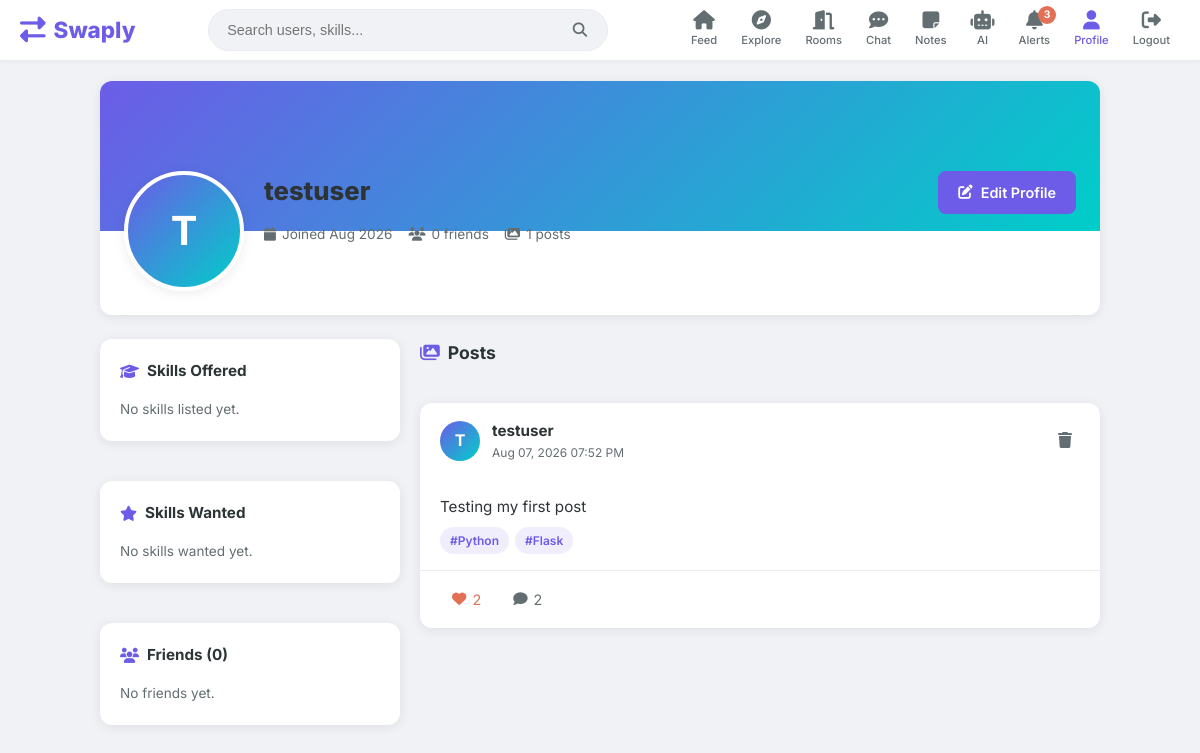
/profile/testuser (signed in), run on the app's committed database.
### models.py (models this page shows, shortened)
class User(UserMixin, db.Model):
    id = db.Column(db.Integer, primary_key=True)
    username = db.Column(db.String(80), unique=True, nullable=False)
    email = db.Column(db.String(120), unique=True, nullable=False)
    password_hash = db.Column(db.String(200), nullable=False)
    bio = db.Column(db.Text, default='')
    location = db.Column(db.String(120), default='')
    skills_offered = db.Column(db.Text, default='')
    skills_wanted = db.Column(db.Text, default='')
    avatar = db.Column(db.String(300), default='')
    created_at = db.Column(db.DateTime, default=datetime.utcnow)
    posts = db.relationship('Post', backref='author', lazy=True, cascade='all, delete-orphan')
    sent_requests = db.relationship('FriendRequest', foreign_keys='FriendRequest.sender_id', backref='sender', lazy=True, cascade='all, delete-orphan')
    received_requests = db.relationship('FriendRequest', foreign_keys='FriendRequest.receiver_id', backref='receiver', lazy=True, cascade='all, delete-orphan')

class Post(db.Model):
    id = db.Column(db.Integer, primary_key=True)
    user_id = db.Column(db.Integer, db.ForeignKey('user.id'), nullable=False)
    caption = db.Column(db.Text, default='')
    skill_tags = db.Column(db.Text, default='')
    image = db.Column(db.String(300), default='')
    created_at = db.Column(db.DateTime, default=datetime.utcnow)
    likes = db.relationship('Like', backref='post', lazy=True, cascade='all, delete-orphan')
    comments = db.relationship('Comment', backref='post', lazy=True, cascade='all, delete-orphan')
    def tag_list(self):
        if not self.skill_tags:
            return []
        return [t.strip() for t in self.skill_tags.split(',') if t.strip()]

### app.py (the view)
@app.route('/profile/<username>')
@login_required
def profile(username):
    user = User.query.filter_by(username=username).first_or_404()
    posts = Post.query.filter_by(user_id=user.id).order_by(Post.created_at.desc()).all()
    friends = friend_list(user.id)
    is_friend = are_friends(current_user.id, user.id)
    pending = has_pending_request(current_user.id, user.id)
    return render_template('profile.html', user=user, posts=posts, friends=friends, is_friend=is_friend, pending=pending)

### app.py (called while the page is built)
@login_manager.user_loader
def load_user(user_id):
    return User.query.get(int(user_id))

def friend_list(user_id):
    f1 = db.session.query(friendships.c.friend_id).filter(friendships.c.user_id == user_id)
    f2 = db.session.query(friendships.c.user_id).filter(friendships.c.friend_id == user_id)
    ids = [r[0] for r in f1.union(f2).all()]
    return User.query.filter(User.id.in_(ids)).all() if ids else []

def are_friends(u1, u2):
    if u1 == u2:
        return False
    return db.session.query(friendships).filter(
        ((friendships.c.user_id == u1) & (friendships.c.friend_id == u2)) |
        ((friendships.c.user_id == u2) & (friendships.c.friend_id == u1))
    ).first() is not None

def has_pending_request(u1, u2):
    return FriendRequest.query.filter(
        ((FriendRequest.sender_id == u1) & (FriendRequest.receiver_id == u2)) |
        ((FriendRequest.sender_id == u2) & (FriendRequest.receiver_id == u1)),
        FriendRequest.status == 'pending'
    ).first()

@app.context_processor
def inject_globals():
    unread = 0
    if current_user.is_authenticated:
        unread = Notification.query.filter_by(user_id=current_user.id, is_read=False).count()
    return {'unread_notifications': unread}

### templates/profile.html (shortened to what this page needs)
{% extends "base.html" %}
{% block content %}
<div class="profile-page">
    <div class="profile-header card">
        <div class="profile-cover"></div>
        <div class="profile-info">
            <div class="avatar avatar-xl">
                {% if user.avatar %}
                <img src="{{ url_for('uploaded_file', filename=user.avatar) }}" alt="{{ user.username }}">
                {% else %}
                <span>{{ user.username[0]|upper }}</span>
                {% endif %}
            </div>
            <div class="profile-details">
                <h1>{{ user.username }}</h1>
                <p class="profile-meta">
                    <span><i class="fas fa-calendar"></i> Joined {{ user.created_at.strftime('%b %Y') }}</span>
                    <span><i class="fas fa-users"></i> {{ friends|length }} friends</span>
                    <span><i class="fas fa-images"></i> {{ posts|length }} posts</span>
                </p>
            </div>
            <div class="profile-actions">
                {% if user.id == current_user.id %}
                <a href="{{ url_for('edit_profile') }}" class="btn btn-primary">
                    <i class="fas fa-edit"></i> Edit Profile
                </a>
                {% endif %}
            </div>
        </div>
    </div>
    <div class="profile-content">
        <div class="profile-skills">
            <div class="card">
                <h3 class="sidebar-title"><i class="fas fa-graduation-cap"></i> Skills Offered</h3>
                {% if user.skills_offered %}
                <div class="skill-tags">
                    {% for s in user.skill_list(user.skills_offered) %}
                    <a href="{{ url_for('explore', skill=s) }}" class="tag tag-offer">{{ s }}</a>
                    {% endfor %}
                </div>
                {% else %}
                <p class="muted">No skills listed yet.</p>
                {% endif %}
            </div>
            <div class="card">
                <h3 class="sidebar-title"><i class="fas fa-star"></i> Skills Wanted</h3>
                {% if user.skills_wanted %}
                <div class="skill-tags">
                    {% for s in user.skill_list(user.skills_wanted) %}
                    <a href="{{ url_for('explore', skill=s) }}" class="tag tag-want">{{ s }}</a>
                    {% endfor %}
                </div>
                {% else %}
                <p class="muted">No skills wanted yet.</p>
                {% endif %}
            </div>
            <div class="card">
                <h3 class="sidebar-title"><i class="fas fa-users"></i> Friends ({{ friends|length }})</h3>
                {% if friends %}
                <div class="friend-list">
                    {% for f in friends[:8] %}
                    <a href="{{ url_for('profile', username=f.username) }}" class="friend-chip">
                        <div class="avatar avatar-xs">
                            {% if f.avatar %}
                            <img src="{{ url_for('uploaded_file', filename=f.avatar) }}" alt="{{ f.username }}">
                            {% else %}
                            <span>{{ f.username[0]|upper }}</span>
                            {% endif %}
                        </div>
                        <span>{{ f.username }}</span>
                    </a>
                    {% endfor %}
                </div>
                {% else %}
                <p class="muted">No friends yet.</p>
                {% endif %}
            </div>
        </div>
        <div class="profile-posts">
            <h2 class="section-title"><i class="fas fa-images"></i> Posts</h2>
            {% for post in posts %}
            <div class="post-card card">
                <div class="post-header">
                    <div class="post-user">
                        <div class="avatar avatar-sm">
                            {% if post.author.avatar %}
                            <img src="{{ url_for('uploaded_file', filename=post.author.avatar) }}" alt="{{ post.author.username }}">
                            {% else %}
                            <span>{{ post.author.username[0]|upper }}</span>
                            {% endif %}
                        </div>
                        <div class="post-user-info">
                            <strong>{{ post.author.username }}</strong>
                            <small>{{ post.created_at.strftime('%b %d, %Y %I:%M %p') }}</small>
                        </div>
                    </div>
                    {% if post.user_id == current_user.id %}
                    <form method="POST" action="{{ url_for('delete_post', post_id=post.id) }}" onsubmit="return confirm('Delete this post?')">
                        <button type="submit" class="icon-btn danger"><i class="fas fa-trash"></i></button>
                    </form>
                    {% endif %}
                </div>
                <div class="post-body">
                    {% if post.caption %}
                    <p class="post-caption">{{ post.caption }}</p>
                    {% endif %}
                    {% if post.tag_list() %}
                    <div class="post-tags">
                        {% for tag in post.tag_list() %}
                        <a href="{{ url_for('explore', skill=tag) }}" class="tag">#{{ tag }}</a>
                        {% endfor %}
                    </div>
                    {% endif %}
                </div>
                <div class="post-actions">
                    <button class="action-btn like-btn {% if post.likes|selectattr('user_id', 'equalto', current_user.id)|list %}liked{% endif %}"
                            data-post-id="{{ post.id }}">
                        <i class="fas fa-heart"></i>
                        <span class="like-count">{{ post.likes|length }}</span>
                    </button>
                    <button class="action-btn comment-toggle" data-target="comments-{{ post.id }}">
                        <i class="fas fa-comment"></i>
                        <span>{{ post.comments|length }}</span>
                    </button>
                </div>
            </div>
            {% else %}
            <div class="empty-state card">
                <i class="fas fa-images"></i>
                <h3>No posts yet</h3>
                <p>This user hasn't posted anything yet.</p>
            </div>
            {% endfor %}
        </div>
    </div>
</div>
{% endblock %}

### static/css/style.css (style rules this page uses)
:root { --primary: #6c5ce7; --primary-dark: #5a4bd1; --primary-light: #a29bfe; --secondary: #00cec9; --success: #00b894; --danger: #e17055; --warning: #fdcb6e; --info: #0984e3; --dark: #2d3436; --light: #f8f9fa; --gray: #636e72; --border: #e9ecef; --bg: #f0f2f5; --white: #ffffff; --shadow: 0 2px 12px rgba(0, 0, 0, 0.08); --shadow-lg: 0 8px 30px rgba(0, 0, 0, 0.12); --radius: 12px; --radius-sm: 8px; --transition: all 0.3s ease; }
* { margin: 0; padding: 0; box-sizing: border-box; }
body { font-family: 'Inter', -apple-system, BlinkMacSystemFont, 'Segoe UI', sans-serif; background: var(--bg); color: var(--dark); line-height: 1.6; min-height: 100vh; }
a { text-decoration: none; color: inherit; }
.btn { display: inline-flex; align-items: center; justify-content: center; gap: 8px; padding: 10px 20px; border: none; border-radius: var(--radius-sm); font-size: 0.9rem; font-weight: 600; cursor: pointer; transition: var(--transition); font-family: inherit; }
.btn-primary { background: var(--primary); color: var(--white); }
.card { background: var(--white); border-radius: var(--radius); box-shadow: var(--shadow); padding: 20px; margin-bottom: 20px; }
.section-title { font-size: 1.1rem; font-weight: 700; margin-bottom: 16px; color: var(--dark); display: flex; align-items: center; gap: 8px; }
.section-title i { color: var(--primary); }
.post-card { padding: 0; overflow: hidden; }
.post-header { display: flex; align-items: center; justify-content: space-between; padding: 16px 20px; }
.post-user { display: flex; align-items: center; gap: 12px; }
.post-user-info { display: flex; flex-direction: column; }
.post-user-info strong { font-size: 0.95rem; }
.post-user-info small { color: var(--gray); font-size: 0.75rem; }
.post-body { padding: 16px 20px; }
.post-caption { font-size: 0.95rem; margin-bottom: 8px; white-space: pre-wrap; }
.post-tags { display: flex; flex-wrap: wrap; gap: 6px; }
.tag { display: inline-block; padding: 4px 10px; border-radius: 20px; font-size: 0.75rem; font-weight: 600; background: rgba(108, 92, 231, 0.1); color: var(--primary); transition: var(--transition); }
.post-actions { display: flex; gap: 8px; padding: 12px 20px; border-top: 1px solid var(--border); }
.action-btn { display: inline-flex; align-items: center; gap: 6px; padding: 8px 12px; border: none; background: none; color: var(--gray); font-size: 0.9rem; cursor: pointer; border-radius: var(--radius-sm); transition: var(--transition); font-family: inherit; }
.action-btn.liked { color: var(--danger); }
.action-btn.liked i { animation: heartBeat 0.3s ease; }
.icon-btn { background: none; border: none; color: var(--gray); font-size: 1rem; cursor: pointer; padding: 8px; border-radius: var(--radius-sm); transition: var(--transition); }
.sidebar-title { font-size: 0.95rem; font-weight: 700; margin-bottom: 16px; display: flex; align-items: center; gap: 8px; }
.sidebar-title i { color: var(--primary); }
.avatar { width: 60px; height: 60px; border-radius: 50%; background: linear-gradient(135deg, var(--primary), var(--secondary)); display: flex; align-items: center; justify-content: center; color: var(--white); font-weight: 700; font-size: 1.4rem; overflow: hidden; flex-shrink: 0; }
.avatar-sm { width: 40px; height: 40px; font-size: 1rem; }
.avatar-xl { width: 120px; height: 120px; font-size: 2.5rem; border: 4px solid var(--white); box-shadow: var(--shadow); }
.profile-page { max-width: 1000px; margin: 0 auto; }
.profile-header { padding: 0; overflow: hidden; margin-bottom: 24px; }
.profile-cover { height: 150px; background: linear-gradient(135deg, var(--primary), var(--secondary)); }
.profile-info { display: flex; align-items: flex-start; gap: 20px; padding: 0 24px 24px; margin-top: -60px; flex-wrap: wrap; }
.profile-details { flex: 1; min-width: 200px; }
.profile-details h1 { font-size: 1.6rem; font-weight: 800; }
.profile-meta { display: flex; gap: 16px; margin-top: 12px; color: var(--gray); font-size: 0.85rem; flex-wrap: wrap; }
.profile-meta span { display: flex; align-items: center; gap: 6px; }
.profile-actions { display: flex; gap: 8px; align-items: center; flex-wrap: wrap; }
.profile-content { display: grid; grid-template-columns: 300px 1fr; gap: 20px; align-items: start; }
.profile-skills { display: flex; flex-direction: column; gap: 20px; position: sticky; top: 80px; }
.profile-posts { display: flex; flex-direction: column; gap: 20px; }
.muted { color: var(--gray); font-size: 0.85rem; }

### data on the page
User: username "T", username "testuser", created_at "Aug 2026"
Post: author "T", author.username "testuser", created_at "Aug 07, 2026 07:52 PM", caption "Testing my first post", tag_list "Python" "Flask", likes|length "2", comments|length "2"

### other printed values
{{ unread_notifications }} "3"
{{ friends|length }} "0"
{{ posts|length }} "1"
